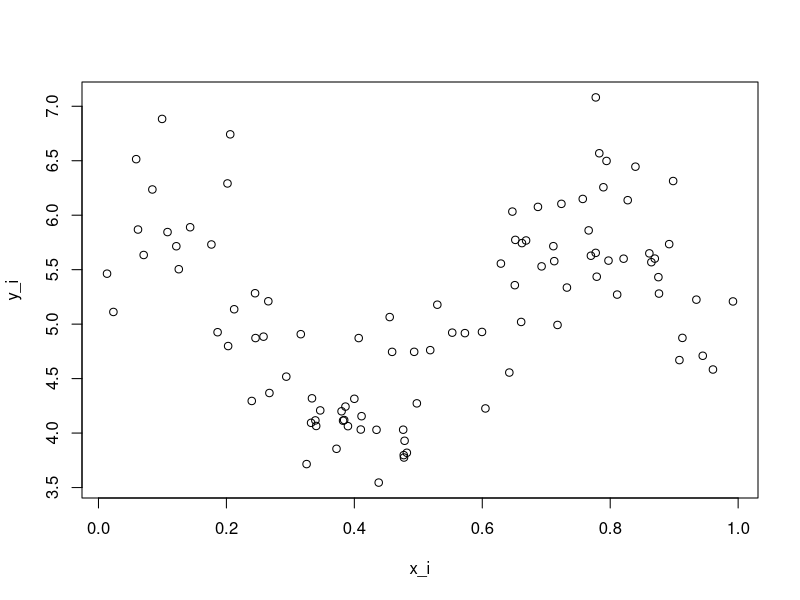

Write R code to recreate this figure. (Note: this script raises an error after producing the figure.)
## ---- chunk 1
knitr::opts_chunk$set(echo = TRUE)
knitr::opts_chunk$set(fig.pos = 'H')
## ---- chunk 2
rm(list = ls())
set.seed(1)
x_i <- runif(100) # x ~ U(0,1)
# define u_i
u_i <- 5 + sin(3*pi*(x_i-0.6))

# define y_i
y_i <- rnorm(100, mean = u_i, sd = 0.5)

plot(x_i, y_i)
## ---- chunk 3
# X will be a 100x3 matrix. 
## for 0<=x<0.33 column 1 has ones, 0 otherwise
## for 0.33<=x<0.66 column 2 has ones, 0 otherwise
## for 0.66<=x<=1 column 3 has ones, 0 otherwise

# initialize design matrix
X <- matrix(0, nrow = length(x), ncol = 3)

# define intervals using indicator functions
X[,1] <- as.numeric(x_i < 0.33)
X[,2] <- as.numeric(x_i >= 0.33 & x < 0.66)
X[,3] <- as.numeric(x_i >= 0.66)
## ---- chunk 4
# Define the sequence of x values to evaluate the basis functions
x_vals <- seq(0, 1, length.out = 1000)

# Define the 3 basis functions as indicator functions
B1 <- as.numeric(x_vals < 0.33)
B2 <- as.numeric(x_vals >= 0.33 & x_vals < 0.66)
B3 <- as.numeric(x_vals >= 0.66)

# Plot
plot(x_vals, B1, type = "l", col = "red", lwd = 2,
     ylim = c(0, 1.2), ylab = "Basis Function Value", xlab = "x",
     main = "Piecewise Constant Spline Basis Functions")
lines(x_vals, B2, col = "blue", lwd = 2)
lines(x_vals, B3, col = "green", lwd = 2)

legend("topright", legend = c("B1: [0, 0.33)", "B2: [0.33, 0.66)", "B3: [0.66, 1]"),
       col = c("red", "blue", "green"), lwd = 2, 
       inset = 0.01,     # shrink distance from edge
       cex = 0.8)        # shrink text

## ---- chunk 5
# Step 1: Simulate the data
## Done above

# Step 2: Construct the piecewise constant basis (design matrix)
X <- cbind(
  B1 = as.numeric(x_i < 0.33),
  B2 = as.numeric(x_i >= 0.33 & x_i < 0.66),
  B3 = as.numeric(x_i >= 0.66)
)

# Step 3: Fit the linear model without intercept (so basis acts directly)
fit <- lm(y_i ~ X - 1)  # "-1" removes the intercept

# Step 4: Plot the data and the fitted piecewise constant spline
# Sort x for nice plotting
sorted_index <- order(x_i)
x_sorted <- x_i[sorted_index]
y_sorted <- y_i[sorted_index]

# Predicted values using fitted model
y_pred <- fitted(fit)

# Step 5: Plot
plot(x_i, y_i, pch = 16, col = "grey", xlab = "x", ylab = "y", main = "Piecewise Constant Fit")
abline(v = c(0.33, 0.66), lty = 2, col = "blue")

# Add the constant predictions over each interval
for (j in 1:3) {
  x_region <- x_i[X[, j] == 1] # get all x_i where jth column is 1
  if (length(x_region) > 0) { # if there are any 1's:
    x_min <- min(x_region) # get min x
    x_max <- max(x_region) # get max x
    y_val <- coef(fit)[j] # get the mean
    # add constant mean (y_val) between min and mx
    lines(c(x_min, x_max), c(y_val, y_val), col = "red", lwd = 2)
  }
}
## ---- chunk 6
x <- seq(0, 1, length.out = 1000)

B1 <- as.numeric(x < 0.33)
B2 <- x * (x < 0.33)

B3 <- as.numeric(x >= 0.33 & x < 0.66)
B4 <- x * (x >= 0.33 & x < 0.66)

B5 <- as.numeric(x >= 0.66)
B6 <- x * (x >= 0.66)

X <- cbind(B1, B2, B3, B4, B5, B6)
## ---- chunk 7
plot(x, B1, type = "l", col = "black", ylim = c(0,1.1), lwd = 2,
     ylab = "Basis Function Value", xlab = "x", main = "Discontinuous Piecewise Linear Basis")
lines(x, B2, col = "red", lwd = 2)
lines(x, B3, col = "blue", lwd = 2)
lines(x, B4, col = "green", lwd = 2)
lines(x, B5, col = "orange", lwd = 2)
lines(x, B6, col = "purple", lwd = 2)

legend("topleft", 
       legend = c("B1 = 1 on [0,0.33)", "B2 = x on [0,0.33)", 
                  "B3 = 1 on [0.33,0.66)", "B4 = x on [0.33,0.66)", 
                  "B5 = 1 on [0.66,1]", "B6 = x on [0.66,1]"),
       col = c("black", "red", "blue", "green", "orange", "purple"), 
       lwd = 2, cex = 0.8)

## ---- chunk 8
# Step 1: Simulate data
## done above

# Step 2: Define basis functions (discontinuous piecewise linear)
B1 <- as.numeric(x_i < 0.33)
B2 <- x_i * B1

B3 <- as.numeric(x_i >= 0.33 & x_i < 0.66)
B4 <- x_i * B3

B5 <- as.numeric(x_i >= 0.66)
B6 <- x_i * B5

# Step 3: Build design matrix
X <- cbind(B1, B2, B3, B4, B5, B6)

# Step 4: Fit the linear model
fit <- lm(y_i ~ X - 1)  # "-1" removes intercept; each region has its own intercept via B1, B3, B5

# Step 5: Predict over a dense grid for smooth plotting
x_plot <- seq(0, 1, length.out = 1000)

B1p <- as.numeric(x_plot < 0.33)
B2p <- x_plot * B1p

B3p <- as.numeric(x_plot >= 0.33 & x_plot < 0.66)
B4p <- x_plot * B3p

B5p <- as.numeric(x_plot >= 0.66)
B6p <- x_plot * B5p

Xp <- cbind(B1p, B2p, B3p, B4p, B5p, B6p)

# Predicted y values
y_fit <- Xp %*% coef(fit)

# Step 6: Plot
plot(x_i, y_i, pch = 16, col = "grey", xlab = "x", ylab = "y", main = "Discontinuous Piecewise Linear Fit")
lines(x_plot, y_fit, col = "blue", lwd = 2)
abline(v = c(0.33, 0.66), col = "red", lty = 2)

## ---- chunk 9
# Define x values over the domain
x <- seq(0, 1, length.out = 1000)

# Define the knots
knot1 <- 0.33
knot2 <- 0.66

# Construct the truncated power basis (degree 1 spline, continuous at knots)
B1 <- rep(1, length(x))           # Intercept for all x
B2 <- x                           # Linear term for all x
B3 <- pmax(0, x - knot1)          # (x - 0.33)_+ for x>=0.33
B4 <- pmax(0, x - knot2)          # (x - 0.66)_+ for x>=0.66

# Combine into a design matrix
X <- cbind(B1, B2, B3, B4)
## ---- chunk 10
# Plot all basis functions
plot(x, B1, type = "l", lwd = 2, col = "black", ylim = c(0, 1.1),
     xlab = "x", ylab = "Basis Function Value", main = "Continuous Piecewise Linear Basis Functions")
lines(x, B2, col = "blue", lwd = 2)
lines(x, B3, col = "red", lwd = 2)
lines(x, B4, col = "green", lwd = 2)

# Add a legend
legend("topleft",
       legend = c("B1 = 1", "B2 = x", "B3 = (x - 0.33)+", "B4 = (x - 0.66)+"),
       col = c("black", "blue", "red", "green"),
       lwd = 2, cex = 0.8)
## ---- chunk 11
# Step 1: Simulate the data
## done above

# Step 2: Define the basis functions for the truncated power basis
knot1 <- 0.33
knot2 <- 0.66

B1 <- rep(1, length(x_i))           # Intercept
B2 <- x_i                           # x
B3 <- pmax(0, x_i - knot1)          # (x - 0.33)_+
B4 <- pmax(0, x_i - knot2)          # (x - 0.66)_+

X <- cbind(B1, B2, B3, B4)

# Step 3: Fit the linear model
fit <- lm(y_i ~ X - 1)  # "-1" removes automatic intercept, since B1 handles it

# Optional: check model summary
summary(fit)
## ---- chunk 12
# Step 4: Predict over a smooth grid
x_plot <- seq(0, 1, length.out = 1000)

B1p <- rep(1, length(x_plot))
B2p <- x_plot
B3p <- pmax(0, x_plot - knot1)
B4p <- pmax(0, x_plot - knot2)

Xp <- cbind(B1p, B2p, B3p, B4p)
y_fit <- Xp %*% coef(fit) # y_hat = XB_hat

# Step 5: Plot
plot(x_i, y_i, pch = 16, col = "grey", xlab = "x", ylab = "y", main = "Continuous Piecewise Linear Fit")
lines(x_plot, y_fit, col = "blue", lwd = 2)
abline(v = c(knot1, knot2), col = "red", lty = 2)
